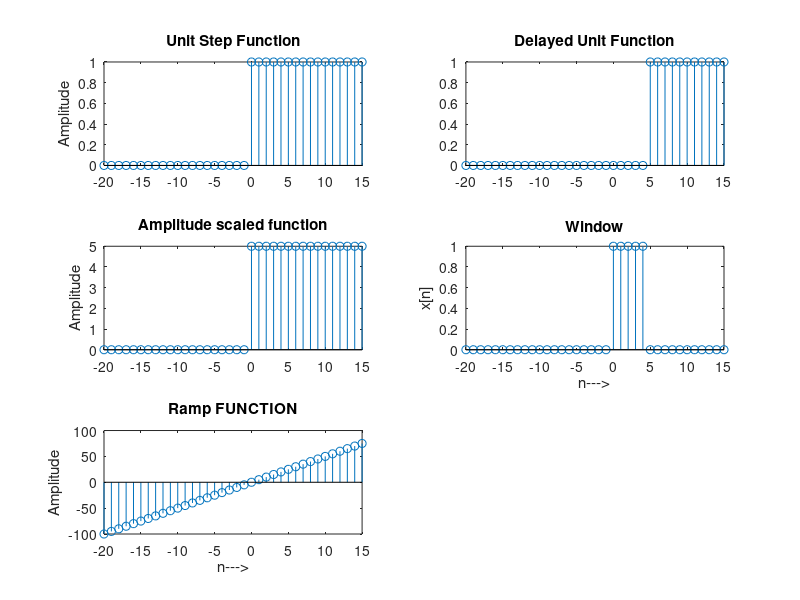

The MATLAB source for this figure:
clc
clear all;
close all;
n = -20:15;

u = [(n)>=0];
u5 = [(n-5)>=0];
a5 = 5*u;
xn = u - u5; %rectangular winodow
xr = n.*5; %ramp signal

subplot(321), stem(n,u), title("Unit Step Function");ylabel("Amplitude");
subplot(322), stem(n,u5), title("Delayed Unit Function");
subplot(323),stem(n, a5), title("Amplitude scaled function");ylabel("Amplitude");

subplot(324),stem(n,xn), title("Window");ylabel('x[n]');xlabel("n--->");
subplot(325),stem(n,xr),title("Ramp FUNCTION");ylabel("Amplitude");xlabel("n--->");
